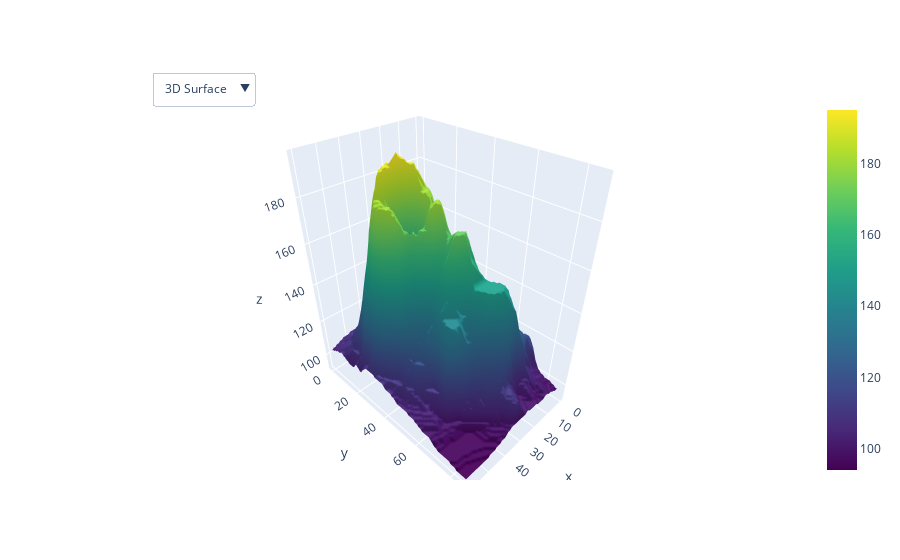

The notebook cell saved with this chart:
### Code cell
df = pd.read_csv("https://raw.githubusercontent.com/plotly/datasets/master/volcano.csv")
fig = go.Figure()
fig.add_trace(go.Surface(z=df.values.tolist(), colorscale="Viridis"))
# # Update plot sizing
# fig.update_layout(
#     width=800,
#     height=900,
#     autosize=False,
#     margin=dict(t=0, b=0, l=0, r=0),
#     template="plotly_white",
# )
# # Update 3D scene options
# fig.update_scenes(
#     aspectratio=dict(x=1, y=1, z=0.7),
#     aspectmode="manual"
# )

# Add dropdown
fig.update_layout(
    updatemenus=[
        dict(
            buttons=list([
                dict(
                    args=["type", "surface"],
                    label="3D Surface",
                    method="restyle"
                ),
                dict(
                    args=["type", "heatmap"],
                    label="Heatmap",
                    method="restyle"
                )
            ]),
            direction="down",
            pad={"r": 10, "t": 10},
            showactive=True,
            x=0.1,
            xanchor="left",
            y=1.1,
            yanchor="top"
        ),
    ]
)

### Figure 1 — Plotly figure (JSON) as saved in the notebook; plotly's stock layout.template omitted (floating-point values rounded to 4 significant figures; data arrays with more than 128 entries replaced by an {"elided": "..."} marker saying what was removed)
{"data": [{"colorscale": [[0, "#440154"], [0.1111, "#482878"], [0.2222, "#3e4989"], [0.3333, "#31688e"], [0.4444, "#26828e"], [0.5556, "#1f9e89"], [0.6667, "#35b779"], [0.7778, "#6ece58"], [0.8889, "#b5de2b"], [1, "#fde725"]], "type": "surface", "z": {"elided": "87x61 int values"}}], "layout": {"updatemenus": [{"buttons": [{"args": ["type", "surface"], "label": "3D Surface", "method": "restyle"}, {"args": ["type", "heatmap"], "label": "Heatmap", "method": "restyle"}], "direction": "down", "pad": {"r": 10, "t": 10}, "showactive": true, "x": 0.1, "xanchor": "left", "y": 1.1, "yanchor": "top"}]}}
